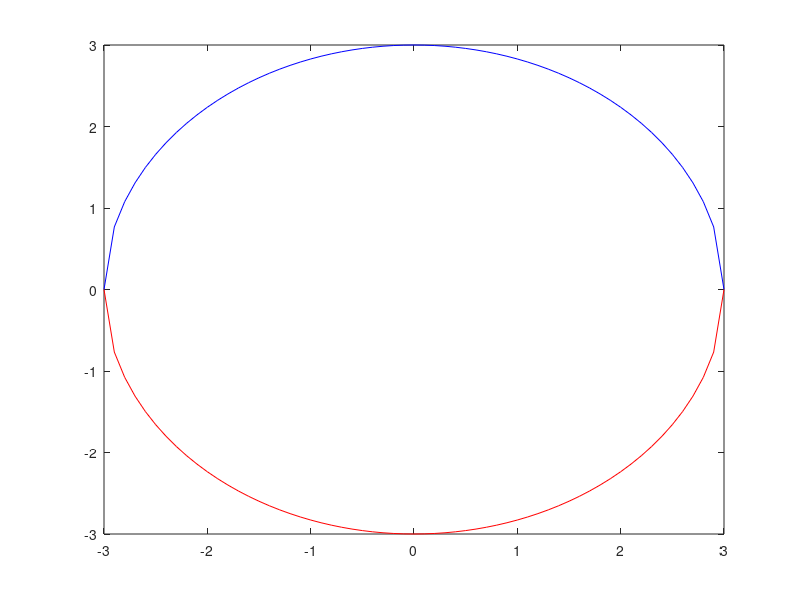

The MATLAB source for this figure:
clear 
clc
close all
%%%Plot a circle

%%%Cartesian Coordinates
%%% x^2+y^2 = r^2

%% solve for y

%% y = +-sqrt(r^2-x^2)

r = 3;

x = -3:0.1:3;

ypos = sqrt(r^2-x.^2)
yneg = -sqrt(r^2-x.^2)

plot(x,ypos,'b-')
hold on
plot(x,yneg,'r-')